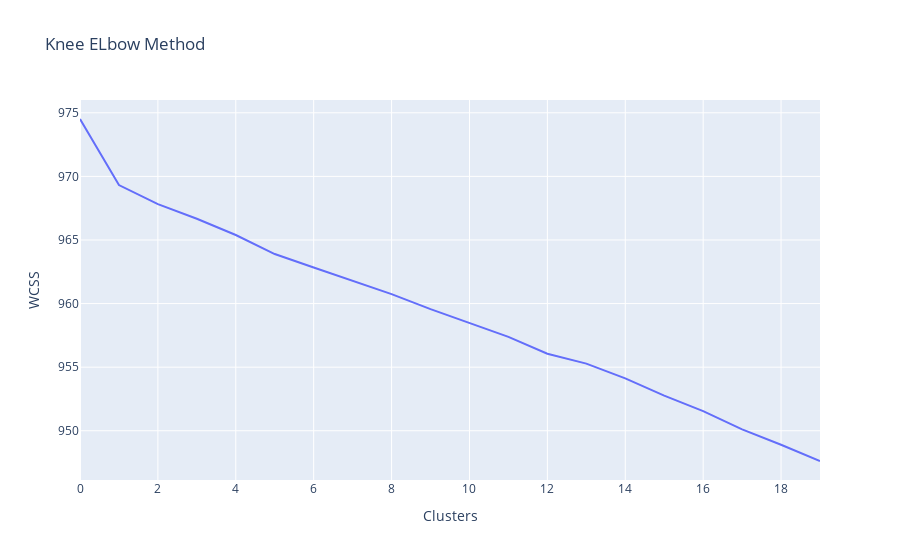

The cell this chart's notebook holds for it:
### Markdown cell above
<h2>Elbow Method</h2>

### Code cell
import plotly.express as px
import plotly.graph_objects as go

wcss = []
cluster_range= 20
clusters = [i for i in range(0,cluster_range)]
for i in range(1, 40):
    kmeans = KMeans(n_clusters = i, init = "k-means++", max_iter = 100, n_init = 10, random_state = 123)
    kmeans.fit(X)
    wcss.append(kmeans.inertia_)
    
fig = go.Figure(data = go.Scatter(x = clusters, y = wcss))


fig.update_layout(title='Knee ELbow Method',
                   xaxis_title='Clusters',
                   yaxis_title='WCSS')
fig.show()

### Figure 1 — Plotly figure (JSON) as saved in the notebook; plotly's stock layout.template omitted (floating-point values rounded to 4 significant figures)
{"data": [{"type": "scatter", "x": [0, 1, 2, 3, 4, 5, 6, 7, 8, 9, 10, 11, 12, 13, 14, 15, 16, 17, 18, 19], "y": [974.5, 969.3, 967.8, 966.7, 965.4, 963.9, 962.8, 961.8, 960.7, 959.6, 958.5, 957.4, 956.1, 955.3, 954.1, 952.8, 951.5, 950.1, 948.9, 947.6, 947.4, 946.2, 944.4, 943.9, 942.6, 948.6, 940.7, 939.9, 937.7, 937.7, 935.8, 934.5, 933.6, 932.6, 931.4, 930.8, 929.3, 936.7, 935.5]}], "layout": {"title": {"text": "Knee ELbow Method"}, "xaxis": {"title": {"text": "Clusters"}}, "yaxis": {"title": {"text": "WCSS"}}}}
